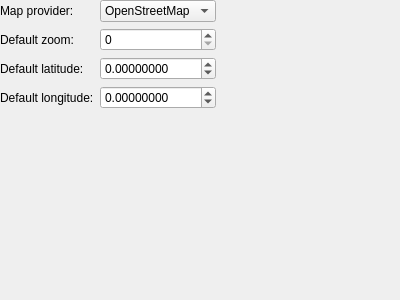
<?xml version="1.0" encoding="UTF-8"?>
<ui version="4.0">
 <class>MapGadgetOptionsPage</class>
 <widget class="QWidget" name="MapGadgetOptionsPage">
  <property name="geometry">
   <rect>
    <x>0</x>
    <y>0</y>
    <width>400</width>
    <height>300</height>
   </rect>
  </property>
  <property name="windowTitle">
   <string>Form</string>
  </property>
  <layout class="QGridLayout" name="gridLayout">
   <property name="margin">
    <number>0</number>
   </property>
   <item row="0" column="0">
    <widget class="QLabel" name="label">
     <property name="text">
      <string>Map provider:</string>
     </property>
    </widget>
   </item>
   <item row="0" column="1">
    <widget class="QComboBox" name="providerComboBox">
     <item>
      <property name="text">
       <string>OpenStreetMap</string>
      </property>
     </item>
     <item>
      <property name="text">
       <string>Google</string>
      </property>
     </item>
     <item>
      <property name="text">
       <string>Google Sat</string>
      </property>
     </item>
    </widget>
   </item>
   <item row="1" column="0">
    <widget class="QLabel" name="label_2">
     <property name="text">
      <string>Default zoom:</string>
     </property>
    </widget>
   </item>
   <item row="1" column="1">
    <widget class="QSpinBox" name="zoomSpinBox">
     <property name="maximum">
      <number>18</number>
     </property>
    </widget>
   </item>
   <item row="2" column="0">
    <widget class="QLabel" name="label_3">
     <property name="text">
      <string>Default latitude:</string>
     </property>
    </widget>
   </item>
   <item row="2" column="1">
    <widget class="QDoubleSpinBox" name="latitudeSpinBox">
     <property name="decimals">
      <number>8</number>
     </property>
     <property name="minimum">
      <double>-90.000000000000000</double>
     </property>
     <property name="maximum">
      <double>90.000000000000000</double>
     </property>
    </widget>
   </item>
   <item row="3" column="0">
    <widget class="QLabel" name="label_4">
     <property name="text">
      <string>Default longitude:</string>
     </property>
    </widget>
   </item>
   <item row="3" column="1">
    <widget class="QDoubleSpinBox" name="longitudeSpinBox">
     <property name="decimals">
      <number>8</number>
     </property>
     <property name="minimum">
      <double>-180.000000000000000</double>
     </property>
     <property name="maximum">
      <double>180.000000000000000</double>
     </property>
    </widget>
   </item>
   <item row="4" column="1">
    <spacer name="verticalSpacer">
     <property name="orientation">
      <enum>Qt::Vertical</enum>
     </property>
     <property name="sizeHint" stdset="0">
      <size>
       <width>20</width>
       <height>40</height>
      </size>
     </property>
    </spacer>
   </item>
   <item row="3" column="2">
    <spacer name="horizontalSpacer">
     <property name="orientation">
      <enum>Qt::Horizontal</enum>
     </property>
     <property name="sizeHint" stdset="0">
      <size>
       <width>40</width>
       <height>20</height>
      </size>
     </property>
    </spacer>
   </item>
  </layout>
 </widget>
 <resources/>
 <connections/>
</ui>
